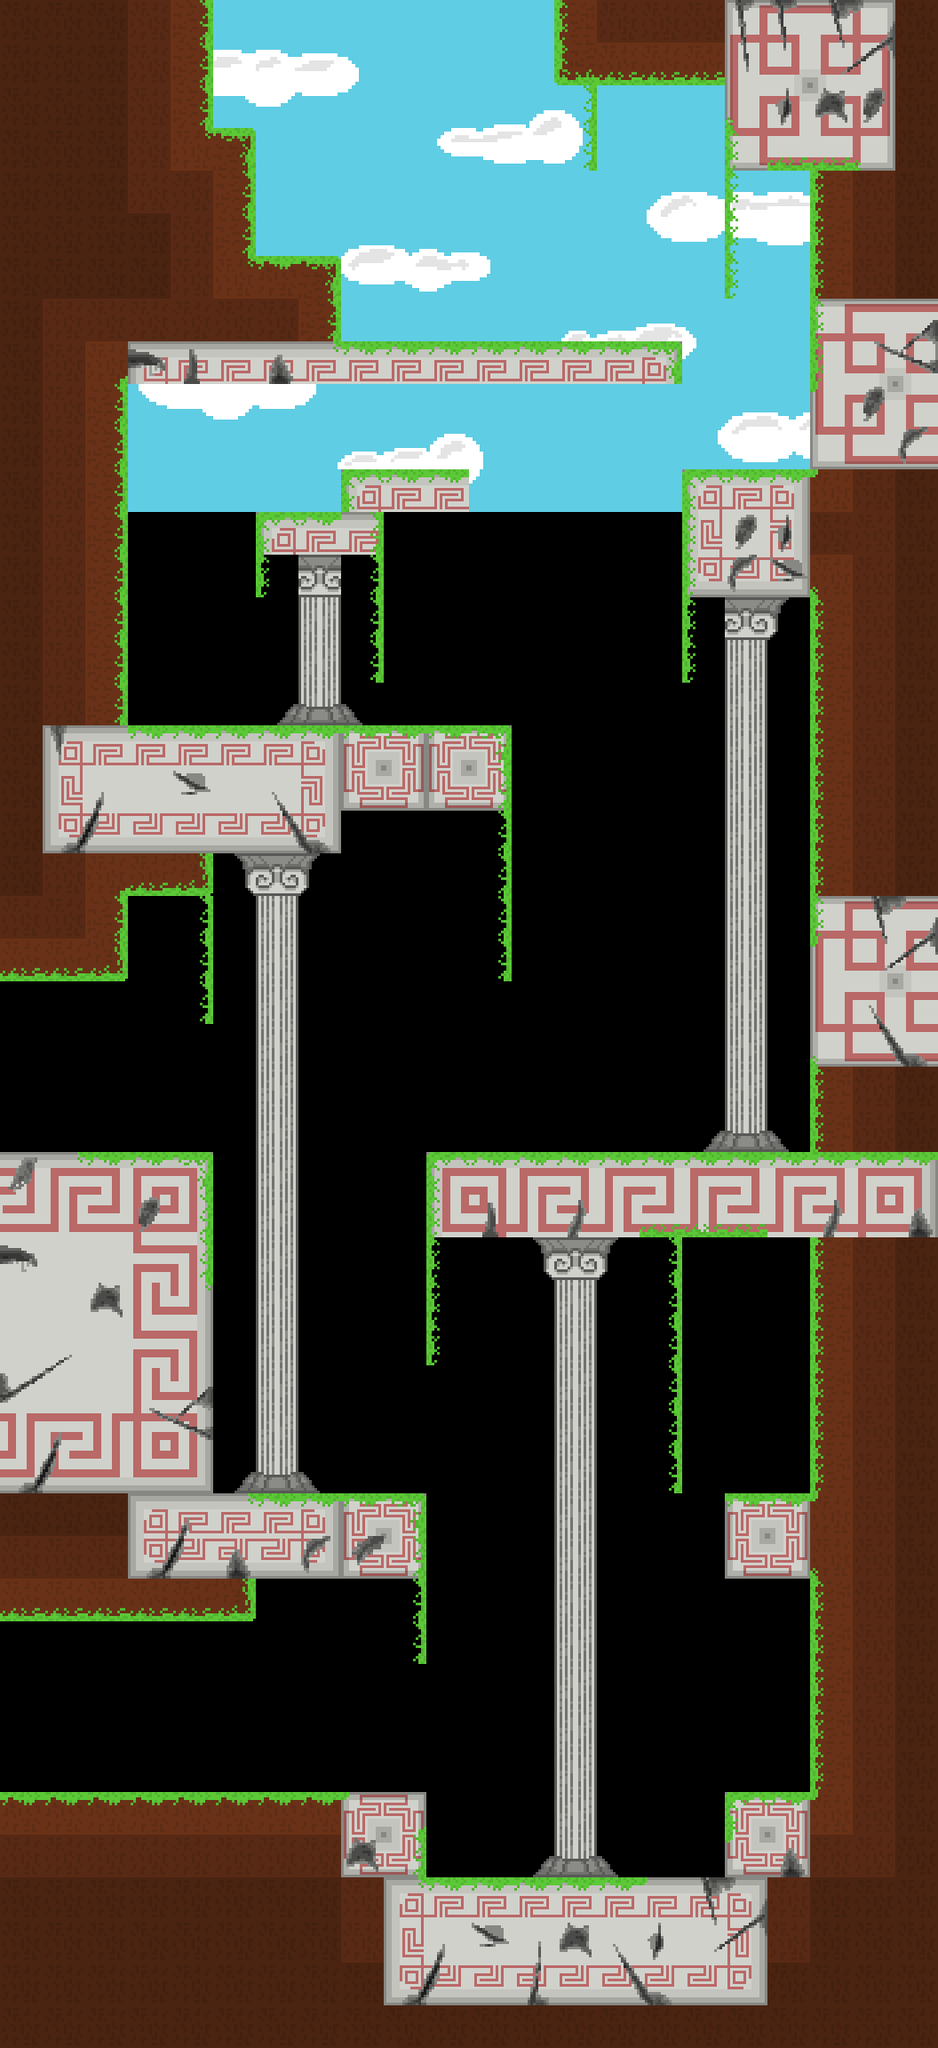

Rendered tile map (Tiled .tmx) drawn with the repository's tilesets; below, a short description and the map source with its tile grids summarised:
An orthogonal 22x48 tile map with 48x48 px tiles, 4 tile layers (back_tiles, back_second, front, front_second), 5 tilesets, 1 image layer and 40 objects (5x HazardGroundCrumble, 4x EnemyGroundedElemental, 3x SpawnPoint, 3x Portal, EnemyCloudSummoner, ...).

<map version="1.11" tiledversion="1.11.0" orientation="orthogonal" renderorder="right-down" width="22" height="48" tilewidth="48" tileheight="48" infinite="0" nextlayerid="22" nextobjectid="364">
 <tileset firstgid="1" name="tileset01" tilewidth="48" tileheight="48" tilecount="176" columns="16">
  <image source="../tilesets/tileset01.png" width="768" height="528" />
 </tileset>
 <tileset firstgid="177" name="tileset02" tilewidth="48" tileheight="48" tilecount="121" columns="11">
  <image source="../tilesets/tileset02.png" width="528" height="528" />
 </tileset>
 <tileset firstgid="298" name="tileset03" tilewidth="48" tileheight="48" tilecount="306" columns="17">
  <image source="../tilesets/tileset03.png" width="816" height="864" />
 </tileset>
 <tileset firstgid="604" name="objects" tilewidth="48" tileheight="48" tilecount="64" columns="8">
  <image source="../tilesets/objects.png" width="384" height="384" />
 </tileset>
 <tileset firstgid="668" name="tileset04" tilewidth="48" tileheight="48" tilecount="240" columns="16">
  <image source="../tilesets/tileset04.png" width="768" height="720" />
 </tileset>
 <imagelayer id="17" name="Image Layer 1">
  <image source="../Backgrounds/ground_back.png" width="1024" height="576" />
  <properties>
   <property name="depth" type="int" value="3000" />
   <property name="parallax_x" type="float" value="1" />
   <property name="parallax_y" type="float" value="1" />
   <property name="repeat_y" type="bool" value="true" />
  </properties>
 </imagelayer>
 <layer id="11" name="back_tiles" width="22" height="48">
  <properties>
   <property name="depth" type="int" value="1050" />
   <property name="tileset" type="int" value="4" />
  </properties>
  <data>[1056 cells, 495 non-empty, 70 distinct tile ids]</data>
 </layer>
 <layer id="21" name="back_second" width="22" height="48">
  <properties>
   <property name="depth" type="int" value="1000" />
   <property name="tileset" type="int" value="4" />
  </properties>
  <data>[1056 cells, 261 non-empty, 55 distinct tile ids]</data>
 </layer>
 <layer id="12" name="front" width="22" height="48">
  <properties>
   <property name="depth" type="int" value="950" />
   <property name="tileset" type="int" value="0" />
  </properties>
  <data>[1056 cells, 0 non-empty, 0 distinct tile ids]</data>
 </layer>
 <layer id="20" name="front_second" width="22" height="48">
  <properties>
   <property name="depth" type="int" value="900" />
   <property name="tileset" type="int" value="2" />
  </properties>
  <data>[1056 cells, 0 non-empty, 0 distinct tile ids]</data>
 </layer>
 <objectgroup color="#ffaa00" id="16" name="spawnpoints">
  <object id="170" type="SpawnPoint" x="240" y="0" width="48" height="48">
   <properties>
    <property name="id" type="int" value="2" />
   </properties>
  </object>
  <object id="326" type="SpawnPoint" x="0" y="1824" width="48" height="48">
   <properties>
    <property name="id" type="int" value="0" />
   </properties>
  </object>
  <object id="349" type="SpawnPoint" x="0" y="1104" width="48" height="48">
   <properties>
    <property name="id" type="int" value="1" />
   </properties>
  </object>
 </objectgroup>
 <objectgroup id="14" name="objects">
  <object id="334" type="HazardGroundCrumble" x="528" y="528" width="48" height="48" />
  <object id="335" type="HazardGroundCrumble" x="624" y="528" width="48" height="48" />
  <object id="339" type="HazardGroundCrumble" x="672" y="528" width="48" height="48" />
  <object id="340" type="HazardGroundCrumble" x="720" y="528" width="48" height="48" />
  <object id="341" type="HazardGroundCrumble" x="576" y="528" width="48" height="48" />
  <object id="344" type="EnemyCloudSummoner" x="768" y="1152" width="64" height="48">
   <properties>
    <property name="initial_y" type="int" value="864" />
   </properties>
  </object>
  <object id="358" type="EnemyCloudMelee" x="384" y="1536" width="64" height="48" />
  <object id="359" type="EnemyGroundedElemental" x="288" y="1632" width="48" height="48">
   <properties>
    <property name="color" type="int" value="2" />
   </properties>
  </object>
  <object id="360" type="EnemyGroundedElemental" x="624" y="1248" width="48" height="48">
   <properties>
    <property name="color" type="int" value="2" />
   </properties>
  </object>
  <object id="361" type="EnemyGroundedElemental" x="240" y="768" width="48" height="48">
   <properties>
    <property name="color" type="int" value="2" />
   </properties>
  </object>
  <object id="362" type="EnemyGroundedElemental" x="384" y="768" width="48" height="48">
   <properties>
    <property name="color" type="int" value="2" />
   </properties>
  </object>
  <object id="363" type="Checkpoint" x="480" y="1776" width="336" height="336">
   <properties>
    <property name="room_id" type="int" value="54" />
    <property name="x" type="int" value="628" />
    <property name="y" type="int" value="2060" />
   </properties>
  </object>
 </objectgroup>
 <objectgroup color="#0000ff" id="13" name="walls">
  <properties>
   <property name="isWallLayer" type="bool" value="true" />
  </properties>
  <object id="271" x="768" y="528" width="144" height="144" />
  <object id="352" x="144" y="384" width="624" height="48" />
  <object id="277" x="816" y="1680" width="96" height="96" />
  <object id="318" x="240" y="1680" width="48" height="144" />
  <object id="346" x="288" y="1680" width="192" height="96" />
  <object id="270" x="480" y="1296" width="432" height="96" />
  <object id="323" x="288" y="576" width="144" height="48" />
  <object id="351" x="384" y="528" width="144" height="48" />
  <object id="269" x="816" y="0" width="96" height="192" />
  <object id="356" x="624" y="0" width="192" height="96" />
  <object id="353" x="144" y="0" width="96" height="384" />
  <object id="354" x="240" y="144" width="48" height="240" />
  <object id="355" x="288" y="288" width="96" height="96" />
  <object id="259" x="0" y="0" width="144" height="1104" />
  <object id="215" x="240" y="816" width="144" height="144" />
  <object id="350" x="384" y="816" width="192" height="96" />
  <object id="218" x="144" y="816" width="96" height="192" />
  <object id="266" x="0" y="1296" width="240" height="528" />
  <object id="315" x="912" y="0" width="144" height="2112" />
  <object id="308" x="0" y="2016" width="480" height="288" />
  <object id="311" x="480" y="2112" width="576" height="192" />
  <object id="309" x="816" y="2016" width="96" height="96" />
 </objectgroup>
 <objectgroup color="#00ff00" id="15" name="doors">
  <object id="169" type="Portal" x="240" y="-96" width="384" height="48">
   <properties>
    <property name="horizontal" type="bool" value="true" />
    <property name="id_point" type="int" value="0" />
    <property name="id_room" type="int" value="56" />
   </properties>
  </object>
  <object id="327" type="Portal" x="-96" y="1824" width="48" height="192">
   <properties>
    <property name="horizontal" type="bool" value="false" />
    <property name="id_point" type="int" value="2" />
    <property name="id_room" type="int" value="52" />
   </properties>
  </object>
  <object id="348" type="Portal" x="-96" y="1104" width="48" height="192">
   <properties>
    <property name="horizontal" type="bool" value="false" />
    <property name="id_point" type="int" value="0" />
    <property name="id_room" type="int" value="55" />
   </properties>
  </object>
 </objectgroup>
</map>
